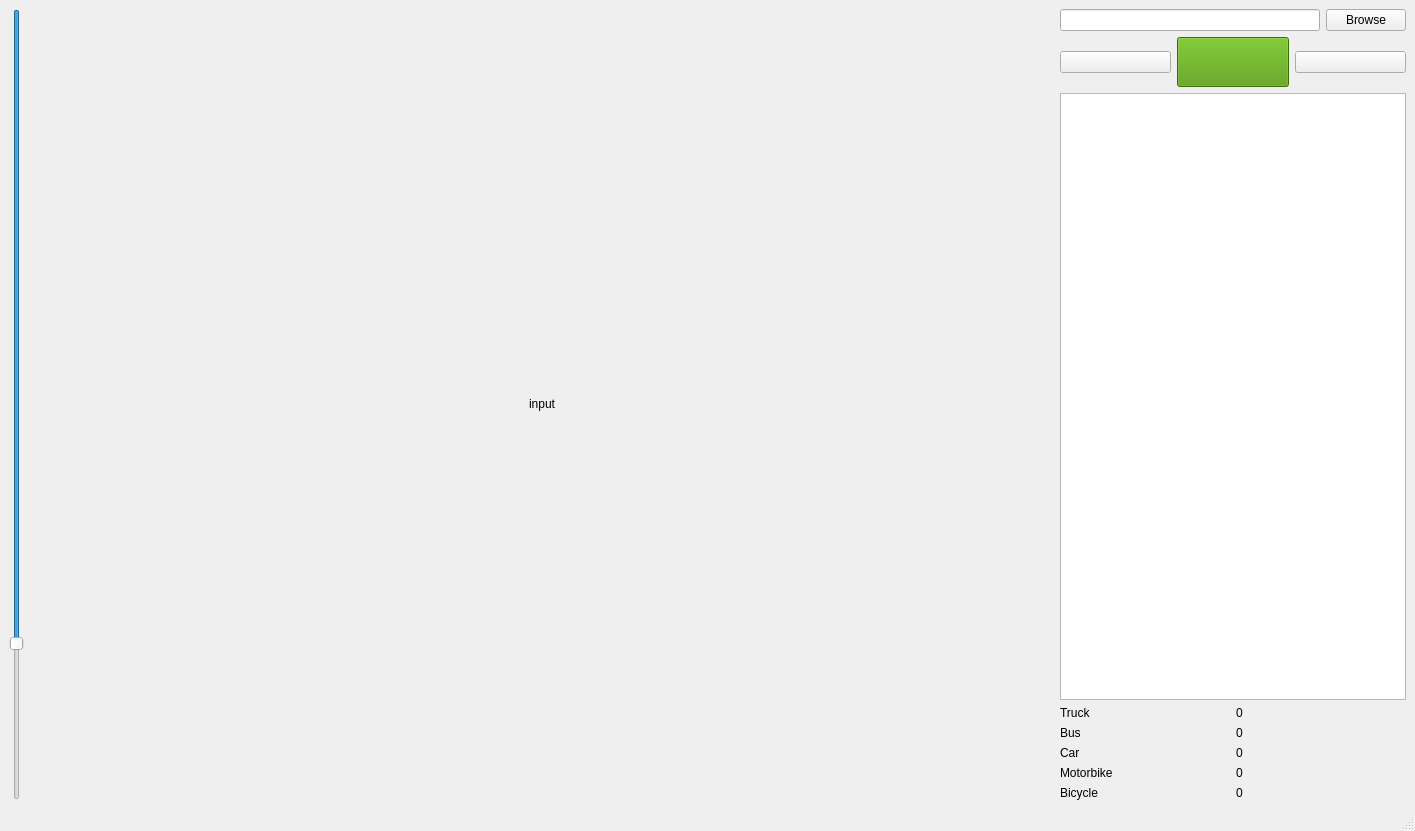
<?xml version="1.0" encoding="UTF-8"?>
<ui version="4.0">
 <class>MainWindow</class>
 <widget class="QMainWindow" name="MainWindow">
  <property name="geometry">
   <rect>
    <x>0</x>
    <y>0</y>
    <width>1415</width>
    <height>831</height>
   </rect>
  </property>
  <property name="windowTitle">
   <string>MainWindow</string>
  </property>
  <widget class="QWidget" name="centralwidget">
   <layout class="QHBoxLayout" name="horizontalLayout_2">
    <item>
     <widget class="QSlider" name="slider">
      <property name="value">
       <number>80</number>
      </property>
      <property name="orientation">
       <enum>Qt::Vertical</enum>
      </property>
      <property name="invertedAppearance">
       <bool>true</bool>
      </property>
      <property name="invertedControls">
       <bool>true</bool>
      </property>
     </widget>
    </item>
    <item>
     <widget class="QLabel" name="lbl_preview">
      <property name="sizePolicy">
       <sizepolicy hsizetype="Expanding" vsizetype="Expanding">
        <horstretch>0</horstretch>
        <verstretch>0</verstretch>
       </sizepolicy>
      </property>
      <property name="minimumSize">
       <size>
        <width>1024</width>
        <height>768</height>
       </size>
      </property>
      <property name="maximumSize">
       <size>
        <width>1024</width>
        <height>768</height>
       </size>
      </property>
      <property name="text">
       <string>input</string>
      </property>
      <property name="scaledContents">
       <bool>true</bool>
      </property>
      <property name="alignment">
       <set>Qt::AlignCenter</set>
      </property>
     </widget>
    </item>
    <item>
     <layout class="QVBoxLayout" name="verticalLayout">
      <property name="sizeConstraint">
       <enum>QLayout::SetMinimumSize</enum>
      </property>
      <item>
       <layout class="QHBoxLayout" name="horizontalLayout">
        <item>
         <widget class="QLineEdit" name="tb_path"/>
        </item>
        <item>
         <widget class="QPushButton" name="btn_browse">
          <property name="text">
           <string>Browse</string>
          </property>
         </widget>
        </item>
       </layout>
      </item>
      <item>
       <layout class="QHBoxLayout" name="horizontalLayout_3">
        <item>
         <widget class="QPushButton" name="btn_stop">
          <property name="text">
           <string/>
          </property>
          <property name="icon">
           <iconset resource="../../build-license-plate-Desktop-Debug/qmake_qmake_immediate.qrc">
            <normaloff>:/icon/stop.ico</normaloff>:/icon/stop.ico</iconset>
          </property>
         </widget>
        </item>
        <item>
         <widget class="QPushButton" name="btn_play">
          <property name="sizePolicy">
           <sizepolicy hsizetype="Minimum" vsizetype="Preferred">
            <horstretch>0</horstretch>
            <verstretch>0</verstretch>
           </sizepolicy>
          </property>
          <property name="minimumSize">
           <size>
            <width>0</width>
            <height>50</height>
           </size>
          </property>
          <property name="baseSize">
           <size>
            <width>0</width>
            <height>0</height>
           </size>
          </property>
          <property name="styleSheet">
           <string notr="true">background-color: rgb(78, 154, 6);</string>
          </property>
          <property name="text">
           <string/>
          </property>
          <property name="icon">
           <iconset resource="../../build-license-plate-Desktop-Debug/qmake_qmake_immediate.qrc">
            <normaloff>:/icon/play.ico</normaloff>:/icon/play.ico</iconset>
          </property>
          <property name="iconSize">
           <size>
            <width>32</width>
            <height>32</height>
           </size>
          </property>
         </widget>
        </item>
        <item>
         <widget class="QPushButton" name="btn_pause">
          <property name="text">
           <string/>
          </property>
          <property name="icon">
           <iconset resource="../../build-license-plate-Desktop-Debug/qmake_qmake_immediate.qrc">
            <normaloff>:/icon/pause.ico</normaloff>:/icon/pause.ico</iconset>
          </property>
         </widget>
        </item>
       </layout>
      </item>
      <item>
       <widget class="QTableWidget" name="tableWidget">
        <property name="sizePolicy">
         <sizepolicy hsizetype="Expanding" vsizetype="Expanding">
          <horstretch>0</horstretch>
          <verstretch>0</verstretch>
         </sizepolicy>
        </property>
        <attribute name="horizontalHeaderStretchLastSection">
         <bool>true</bool>
        </attribute>
        <attribute name="verticalHeaderMinimumSectionSize">
         <number>64</number>
        </attribute>
       </widget>
      </item>
      <item>
       <layout class="QGridLayout" name="gridLayout">
        <item row="1" column="0">
         <widget class="QLabel" name="label_2">
          <property name="text">
           <string>Bus</string>
          </property>
         </widget>
        </item>
        <item row="2" column="0">
         <widget class="QLabel" name="label_3">
          <property name="text">
           <string>Car</string>
          </property>
         </widget>
        </item>
        <item row="3" column="0">
         <widget class="QLabel" name="label_4">
          <property name="text">
           <string>Motorbike</string>
          </property>
         </widget>
        </item>
        <item row="0" column="0">
         <widget class="QLabel" name="label">
          <property name="text">
           <string>Truck</string>
          </property>
         </widget>
        </item>
        <item row="4" column="0">
         <widget class="QLabel" name="label_5">
          <property name="text">
           <string>Bicycle</string>
          </property>
         </widget>
        </item>
        <item row="0" column="1">
         <widget class="QLabel" name="lbl_class_0">
          <property name="text">
           <string>0</string>
          </property>
         </widget>
        </item>
        <item row="1" column="1">
         <widget class="QLabel" name="lbl_class_1">
          <property name="text">
           <string>0</string>
          </property>
         </widget>
        </item>
        <item row="2" column="1">
         <widget class="QLabel" name="lbl_class_2">
          <property name="text">
           <string>0</string>
          </property>
         </widget>
        </item>
        <item row="3" column="1">
         <widget class="QLabel" name="lbl_class_3">
          <property name="text">
           <string>0</string>
          </property>
         </widget>
        </item>
        <item row="4" column="1">
         <widget class="QLabel" name="lbl_class_4">
          <property name="text">
           <string>0</string>
          </property>
         </widget>
        </item>
       </layout>
      </item>
     </layout>
    </item>
   </layout>
  </widget>
  <widget class="QMenuBar" name="menubar">
   <property name="geometry">
    <rect>
     <x>0</x>
     <y>0</y>
     <width>1415</width>
     <height>22</height>
    </rect>
   </property>
  </widget>
  <widget class="QStatusBar" name="statusbar"/>
 </widget>
 <resources>
  <include location="../../build-license-plate-Desktop-Debug/qmake_qmake_immediate.qrc"/>
 </resources>
 <connections/>
</ui>
